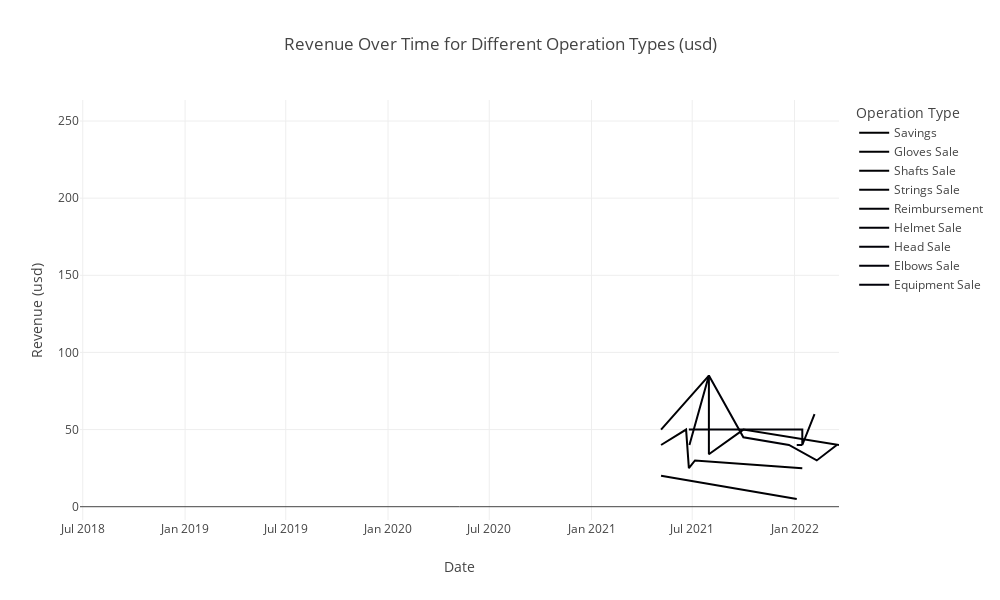

Notebook code cell kept with this figure:
### Code cell
# Get the unique revenue operation types
revenue_operation_types = df_fin_usd[df_fin_usd['Sum'] > 0]['Operation'].unique()

# Create an interactive line graph for each revenue operation type
fig = px.line(df_fin_usd[df_fin_usd['Sum'] > 0], x='Date', y='Sum', color='Operation',
              labels={'Sum': 'Revenue (usd)'}, title='Revenue Over Time for Different Operation Types (usd)',
              category_orders={"Operation": revenue_operation_types})
fig.update_layout(
    legend_title_text='Operation Type',
    height=600,  # Change the height to your desired value
    width=1000  # Change the width to your desired value
)


# Show the interactive graph
fig.show()

### Figure 1 — Plotly figure (JSON) as saved in the notebook; plotly's stock layout.template omitted (floating-point values rounded to 4 significant figures)
{"data": [{"hovertemplate": "Operation=Savings<br>Date=%{x}<br>Revenue (usd)=%{y}<extra></extra>", "legendgroup": "Savings", "line": {"color": "#000001", "dash": "solid"}, "marker": {"symbol": "circle"}, "mode": "lines", "name": "Savings", "orientation": "v", "showlegend": true, "type": "scatter", "x": ["2018-06-26T00:00:00"], "xaxis": "x", "y": [250], "yaxis": "y"}, {"hovertemplate": "Operation=Gloves Sale<br>Date=%{x}<br>Revenue (usd)=%{y}<extra></extra>", "legendgroup": "Gloves Sale", "line": {"color": "#000002", "dash": "solid"}, "marker": {"symbol": "circle"}, "mode": "lines", "name": "Gloves Sale", "orientation": "v", "showlegend": true, "type": "scatter", "x": ["2021-05-06T00:00:00", "2021-06-20T00:00:00", "2021-06-25T00:00:00", "2021-07-06T00:00:00", "2022-01-15T00:00:00", "2022-01-15T00:00:00"], "xaxis": "x", "y": [40, 50, 25, 30, 25, 25], "yaxis": "y"}, {"hovertemplate": "Operation=Shafts Sale<br>Date=%{x}<br>Revenue (usd)=%{y}<extra></extra>", "legendgroup": "Shafts Sale", "line": {"color": "#000003", "dash": "solid"}, "marker": {"symbol": "circle"}, "mode": "lines", "name": "Shafts Sale", "orientation": "v", "showlegend": true, "type": "scatter", "x": ["2021-05-06T00:00:00", "2021-07-31T00:00:00", "2021-07-31T00:00:00", "2021-10-01T00:00:00", "2022-03-22T00:00:00"], "xaxis": "x", "y": [50, 85, 34, 50, 40], "yaxis": "y"}, {"hovertemplate": "Operation=Strings Sale<br>Date=%{x}<br>Revenue (usd)=%{y}<extra></extra>", "legendgroup": "Strings Sale", "line": {"color": "#000004", "dash": "solid"}, "marker": {"symbol": "circle"}, "mode": "lines", "name": "Strings Sale", "orientation": "v", "showlegend": true, "type": "scatter", "x": ["2021-05-06T00:00:00", "2022-01-05T00:00:00"], "xaxis": "x", "y": [20, 5], "yaxis": "y"}, {"hovertemplate": "Operation=Reimbursement<br>Date=%{x}<br>Revenue (usd)=%{y}<extra></extra>", "legendgroup": "Reimbursement", "line": {"color": "#000005", "dash": "solid"}, "marker": {"symbol": "circle"}, "mode": "lines", "name": "Reimbursement", "orientation": "v", "showlegend": true, "type": "scatter", "x": ["2021-05-16T00:00:00"], "xaxis": "x", "y": [181], "yaxis": "y"}, {"hovertemplate": "Operation=Helmet Sale<br>Date=%{x}<br>Revenue (usd)=%{y}<extra></extra>", "legendgroup": "Helmet Sale", "line": {"color": "#000006", "dash": "solid"}, "marker": {"symbol": "circle"}, "mode": "lines", "name": "Helmet Sale", "orientation": "v", "showlegend": true, "type": "scatter", "x": ["2021-06-25T00:00:00", "2022-01-15T00:00:00", "2022-01-15T00:00:00", "2022-01-15T00:00:00", "2022-02-06T00:00:00"], "xaxis": "x", "y": [50, 50, 40, 40, 60], "yaxis": "y"}, {"hovertemplate": "Operation=Head Sale<br>Date=%{x}<br>Revenue (usd)=%{y}<extra></extra>", "legendgroup": "Head Sale", "line": {"color": "#000007", "dash": "solid"}, "marker": {"symbol": "circle"}, "mode": "lines", "name": "Head Sale", "orientation": "v", "showlegend": true, "type": "scatter", "x": ["2021-06-26T00:00:00", "2021-07-31T00:00:00", "2021-10-01T00:00:00", "2021-12-22T00:00:00", "2022-02-10T00:00:00", "2022-02-10T00:00:00", "2022-03-18T00:00:00"], "xaxis": "x", "y": [40, 85, 45, 40, 30, 30, 40], "yaxis": "y"}, {"hovertemplate": "Operation=Elbows Sale<br>Date=%{x}<br>Revenue (usd)=%{y}<extra></extra>", "legendgroup": "Elbows Sale", "line": {"color": "#000008", "dash": "solid"}, "marker": {"symbol": "circle"}, "mode": "lines", "name": "Elbows Sale", "orientation": "v", "showlegend": true, "type": "scatter", "x": ["2022-01-05T00:00:00", "2022-01-15T00:00:00"], "xaxis": "x", "y": [40, 40], "yaxis": "y"}, {"hovertemplate": "Operation=Equipment Sale<br>Date=%{x}<br>Revenue (usd)=%{y}<extra></extra>", "legendgroup": "Equipment Sale", "line": {"color": "#000009", "dash": "solid"}, "marker": {"symbol": "circle"}, "mode": "lines", "name": "Equipment Sale", "orientation": "v", "showlegend": true, "type": "scatter", "x": ["2022-01-05T00:00:00"], "xaxis": "x", "y": [5], "yaxis": "y"}], "layout": {"height": 600, "legend": {"title": {"text": "Operation Type"}, "tracegroupgap": 0}, "title": {"text": "Revenue Over Time for Different Operation Types (usd)"}, "width": 1000, "xaxis": {"anchor": "y", "domain": [0, 1], "title": {"text": "Date"}}, "yaxis": {"anchor": "x", "domain": [0, 1], "title": {"text": "Revenue (usd)"}}}}
